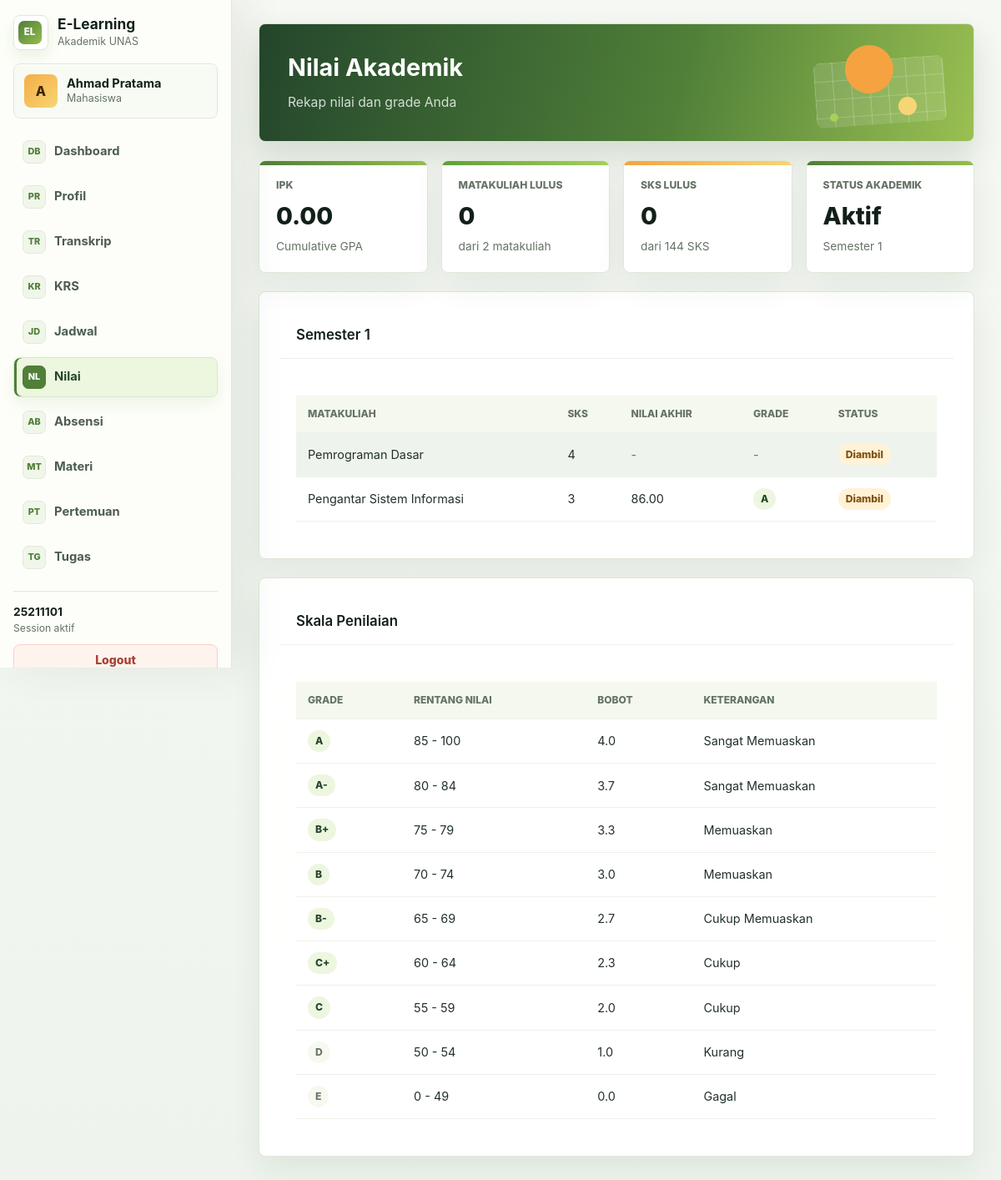
/src/mahasiswa/nilai.php (signed in), run on the app's committed database.
### tables this page shows
CREATE TABLE IF NOT EXISTS mahasiswa (
  id INT PRIMARY KEY AUTO_INCREMENT,
  user_id INT NOT NULL UNIQUE,
  nim VARCHAR(20) UNIQUE,
  jurusan_id INT NOT NULL,
  tahun_angkatan INT NOT NULL,
  semester_saat_ini INT DEFAULT 1,
  total_sks_diambil INT DEFAULT 0,
  total_sks_lulus INT DEFAULT 0,
  ipk DECIMAL(3,2) DEFAULT 0.00,
  status_akademik ENUM('aktif', 'cuti', 'lulus', 'drop') DEFAULT 'aktif',
  created_at TIMESTAMP DEFAULT CURRENT_TIMESTAMP,
  updated_at TIMESTAMP DEFAULT CURRENT_TIMESTAMP ON UPDATE CURRENT_TIMESTAMP,
  FOREIGN KEY (user_id) REFERENCES users(id) ON DELETE CASCADE,
  FOREIGN KEY (jurusan_id) REFERENCES jurusan(id),
  INDEX idx_jurusan (jurusan_id),
  INDEX idx_tahun_angkatan (tahun_angkatan)
);

CREATE TABLE IF NOT EXISTS users (
  id INT PRIMARY KEY AUTO_INCREMENT,
  username VARCHAR(8) UNIQUE NOT NULL,
  password VARCHAR(255) NOT NULL,
  nama_lengkap VARCHAR(100) NOT NULL,
  nama_depan VARCHAR(50) NOT NULL,
  email VARCHAR(100),
  role ENUM('mahasiswa', 'dosen', 'admin') NOT NULL,
  status ENUM('aktif', 'nonaktif') DEFAULT 'aktif',
  last_login TIMESTAMP NULL,
  created_at TIMESTAMP DEFAULT CURRENT_TIMESTAMP,
  updated_at TIMESTAMP DEFAULT CURRENT_TIMESTAMP ON UPDATE CURRENT_TIMESTAMP,
  INDEX idx_username (username),
  INDEX idx_role (role)
);

CREATE TABLE IF NOT EXISTS krs (
  id INT PRIMARY KEY AUTO_INCREMENT,
  mahasiswa_id INT NOT NULL,
  matakuliah_id INT NOT NULL,
  kelas_id INT NOT NULL,
  semester INT NOT NULL,
  tahun_akademik VARCHAR(9) NOT NULL,
  status_krs ENUM('diambil', 'lulus', 'gagal', 'batal') DEFAULT 'diambil',
  nilai_akhir DECIMAL(5,2),
  grade VARCHAR(2),
  created_at TIMESTAMP DEFAULT CURRENT_TIMESTAMP,
  updated_at TIMESTAMP DEFAULT CURRENT_TIMESTAMP ON UPDATE CURRENT_TIMESTAMP,
  FOREIGN KEY (mahasiswa_id) REFERENCES mahasiswa(id) ON DELETE CASCADE,
  FOREIGN KEY (matakuliah_id) REFERENCES matakuliah(id),
  FOREIGN KEY (kelas_id) REFERENCES kelas(id),
  UNIQUE KEY unique_krs (mahasiswa_id, matakuliah_id, tahun_akademik),
  INDEX idx_mahasiswa (mahasiswa_id),
  INDEX idx_matakuliah (matakuliah_id),
  INDEX idx_tahun_akademik (tahun_akademik)
);

CREATE TABLE IF NOT EXISTS matakuliah (
  id INT PRIMARY KEY AUTO_INCREMENT,
  kode_matkul VARCHAR(10) UNIQUE NOT NULL,
  nama_matkul VARCHAR(100) NOT NULL,
  sks INT NOT NULL,
  semester INT NOT NULL,
  jurusan_id INT NOT NULL,
  deskripsi TEXT,
  created_at TIMESTAMP DEFAULT CURRENT_TIMESTAMP,
  updated_at TIMESTAMP DEFAULT CURRENT_TIMESTAMP ON UPDATE CURRENT_TIMESTAMP,
  FOREIGN KEY (jurusan_id) REFERENCES jurusan(id),
  INDEX idx_semester (semester),
  INDEX idx_jurusan (jurusan_id)
);

### src/auth/check_auth.php (called while the page is built, shortened)
<?php
function isLoggedIn() {
  return isset($_SESSION['user_id']) && !empty($_SESSION['user_id']);
}
function getCurrentUser() {
  return [
    'id' => $_SESSION['user_id'],
    'username' => $_SESSION['username'],
    'nama_lengkap' => $_SESSION['nama_lengkap'],
    'role' => $_SESSION['role'],
    'email' => $_SESSION['email'] ?? null
  ];
}
?>

### src/helpers/db.php (called while the page is built, shortened)
<?php
function executeQuery($conn, $sql, $params = [], $types = '') {
  try {
    $stmt = $conn->prepare($sql);
    if (!empty($params)) {
      $stmt->bind_param($types, ...$params);
    }
    if (!$stmt->execute()) {
      throw new Exception("Execute failed: " . $stmt->error);
    }
    return $stmt;
  } catch (Exception $e) {
    error_log("Database error: " . $e->getMessage());
    return false;
  }
}
function fetchRow($conn, $sql, $params = [], $types = '') {
  $stmt = executeQuery($conn, $sql, $params, $types);
  $result = $stmt->get_result();
  $row = $result->fetch_assoc();
  return $row;
}
function fetchAll($conn, $sql, $params = [], $types = '') {
  $stmt = executeQuery($conn, $sql, $params, $types);
  $result = $stmt->get_result();
  $rows = [];
  while ($row = $result->fetch_assoc()) {
    $rows[] = $row;
  }
  return $rows;
}
function getMahasiswaByUserId($conn, $userId) {
  return fetchRow($conn, "
    SELECT m.*, j.nama_jurusan, u.nama_lengkap, u.email
    FROM mahasiswa m
    JOIN jurusan j ON m.jurusan_id = j.id
    JOIN users u ON m.user_id = u.id
    WHERE m.user_id = ?
  ", [$userId], 'i');
}

### src/mahasiswa/nilai.php (the view, shortened to what this page needs)
<?php
require_once __DIR__ . '/../../config/database.php';
require_once __DIR__ . '/../helpers/db.php';
require_once __DIR__ . '/../auth/check_auth.php';
$user = getCurrentUser();
$mahasiswa = getMahasiswaByUserId($conn, $user['id']);
$allKrs = fetchAll($conn, "
  SELECT k.*, m.nama_matkul, m.sks, m.semester
  FROM krs k
  JOIN matakuliah m ON k.matakuliah_id = m.id
  WHERE k.mahasiswa_id = ?
  ORDER BY m.semester, m.nama_matkul
", [$mahasiswa['id']], 'i');
$totalSks = 0;
$totalGradePoints = 0;
$gpa = $totalSks > 0 ? round($totalGradePoints / $totalSks, 2) : 0;
$nilaiPerSemester = [];
foreach ($allKrs as $krs) {
  $semester = $krs['semester'];
  if (!isset($nilaiPerSemester[$semester])) {
    $nilaiPerSemester[$semester] = [];
  }
  $nilaiPerSemester[$semester][] = $krs;
}
?>
<!DOCTYPE html>
<html lang="id">
<head>
  <link rel="stylesheet" href="/elearning_unas/public/css/style.css?v=20260702-fix3">
  <link rel="stylesheet" href="/elearning_unas/public/css/app.css?v=20260702-fix3">
</head>
<body>
  <?php include __DIR__ . '/../components/sidebar.php'; ?>
  <main>
    <div class="page-header">
      <h1 class="page-title">Nilai Akademik</h1>
      <p class="page-subtitle">Rekap nilai dan grade Anda</p>
    </div>
    <div class="dashboard-grid">
      <div class="stat-card">
        <div class="stat-label">IPK</div>
        <div class="stat-value"><?php echo number_format($gpa, 2); ?></div>
        <div class="stat-change">Cumulative GPA</div>
      </div>
      <div class="stat-card success">
        <div class="stat-label">Matakuliah Lulus</div>
        <div class="stat-value">
          <?php echo count(array_filter($allKrs, function($k) { return $k['status_krs'] === 'lulus'; })); ?>
        </div>
        <div class="stat-change">dari <?php echo count($allKrs); ?> matakuliah</div>
      </div>
      <div class="stat-card warning">
        <div class="stat-label">SKS Lulus</div>
        <div class="stat-value"><?php echo $totalSks; ?></div>
        <div class="stat-change">dari 144 SKS</div>
      </div>
      <div class="stat-card">
        <div class="stat-label">Status Akademik</div>
        <div class="stat-value"><?php echo ucfirst($mahasiswa['status_akademik']); ?></div>
        <div class="stat-change">Semester <?php echo $mahasiswa['semester_saat_ini']; ?></div>
      </div>
    </div>
    <?php if (empty($nilaiPerSemester)): ?>
      <div class="card" style="margin-top: 2rem;">
        <div class="card-body">
          <p class="text-muted">Belum ada nilai. Silakan daftar KRS terlebih dahulu.</p>
        </div>
      </div>
    <?php else: ?>
      <?php foreach ($nilaiPerSemester as $semester => $krs): ?>
        <div class="card" style="margin-top: 2rem;">
          <div class="card-header">
            <h2 class="card-title">Semester <?php echo $semester; ?></h2>
          </div>
          <div class="card-body">
            <table class="table table-striped">
              <thead>
                <tr>
                  <th>Matakuliah</th>
                  <th>SKS</th>
                  <th>Nilai Akhir</th>
                  <th>Grade</th>
                  <th>Status</th>
                </tr>
              </thead>
              <tbody>
                <?php foreach ($krs as $k): ?>
                  <tr>
                    <td><?php echo htmlspecialchars($k['nama_matkul']); ?></td>
                    <td><?php echo $k['sks']; ?></td>
                    <td>
                      <?php if ($k['nilai_akhir']): ?>
                        <?php echo number_format($k['nilai_akhir'], 2); ?>
                      <?php else: ?>
                        <span class="text-muted">-</span>
                      <?php endif; ?>
                    </td>
                    <td>
                      <?php if ($k['grade']): ?>
                        <span class="badge badge-primary"><?php echo $k['grade']; ?></span>
                      <?php else: ?>
                        <span class="text-muted">-</span>
                      <?php endif; ?>
                    </td>
                    <td>
                      <?php if ($k['status_krs'] === 'lulus'): ?>
                        <span class="badge badge-success">Lulus</span>
                      <?php elseif ($k['status_krs'] === 'gagal'): ?>
                        <span class="badge badge-danger">Gagal</span>
                      <?php elseif ($k['status_krs'] === 'diambil'): ?>
                        <span class="badge badge-warning">Diambil</span>
                      <?php else: ?>
                        <span class="badge"><?php echo ucfirst($k['status_krs']); ?></span>
                      <?php endif; ?>
                    </td>
                  </tr>
                <?php endforeach; ?>
              </tbody>
            </table>
          </div>
        </div>
      <?php endforeach; ?>
    <?php endif; ?>
    <div class="card" style="margin-top: 2rem;">
      <div class="card-header">
        <h2 class="card-title">Skala Penilaian</h2>
      </div>
      <div class="card-body">
        <table class="table">
          <thead>
            <tr>
              <th>Grade</th>
              <th>Rentang Nilai</th>
              <th>Bobot</th>
              <th>Keterangan</th>
            </tr>
          </thead>
          <tbody>
            <tr>
              <td><span class="badge badge-primary">A</span></td>
              <td>85 - 100</td>
              <td>4.0</td>
              <td>Sangat Memuaskan</td>
            </tr>
            <tr>
              <td><span class="badge badge-primary">A-</span></td>
              <td>80 - 84</td>
              <td>3.7</td>
              <td>Sangat Memuaskan</td>
            </tr>
            <tr>
              <td><span class="badge badge-primary">B+</span></td>
              <td>75 - 79</td>
              <td>3.3</td>
              <td>Memuaskan</td>
            </tr>
            <tr>
              <td><span class="badge badge-primary">B</span></td>
              <td>70 - 74</td>
              <td>3.0</td>
              <td>Memuaskan</td>
            </tr>
            <tr>
              <td><span class="badge badge-primary">B-</span></td>
              <td>65 - 69</td>
              <td>2.7</td>
              <td>Cukup Memuaskan</td>
            </tr>
            <tr>
              <td><span class="badge badge-primary">C+</span></td>
              <td>60 - 64</td>
              <td>2.3</td>
              <td>Cukup</td>
            </tr>
            <tr>
              <td><span class="badge badge-primary">C</span></td>
              <td>55 - 59</td>
              <td>2.0</td>
              <td>Cukup</td>
            </tr>
            <tr>
              <td><span class="badge badge-danger">D</span></td>
              <td>50 - 54</td>
              <td>1.0</td>
              <td>Kurang</td>
            </tr>
            <tr>
              <td><span class="badge badge-danger">E</span></td>
              <td>0 - 49</td>
              <td>0.0</td>
              <td>Gagal</td>
            </tr>
          </tbody>
        </table>
      </div>
    </div>
  </main>
</body>
</html>

### src/components/sidebar.php (shortened to what this page needs)
<?php
require_once __DIR__ . '/../auth/check_auth.php';
$current_page = basename($_SERVER['PHP_SELF']);
$user = getCurrentUser();
$roleMenus = $menus[$user['role']] ?? [];
$roleDisplay = [
  'mahasiswa' => 'Mahasiswa',
  'dosen' => 'Dosen',
  'admin' => 'Administrator'
][$user['role']] ?? 'User';
$initials = strtoupper(substr($user['nama_lengkap'] ?? 'U', 0, 1));
?>
<aside class="sidebar">
  <div class="sidebar-header">
    <div class="sidebar-brand">
      <div class="brand-mark">EL</div>
      <div>
        <h3>E-Learning</h3>
        <span>Akademik UNAS</span>
      </div>
    </div>
  </div>
  <div class="sidebar-user">
    <div class="user-avatar"><?php echo htmlspecialchars($initials); ?></div>
    <div class="user-meta">
      <strong><?php echo htmlspecialchars($user['nama_lengkap']); ?></strong>
      <span><?php echo htmlspecialchars($roleDisplay); ?></span>
    </div>
  </div>
  <nav class="sidebar-nav">
    <?php foreach ($roleMenus as $item): ?>
      <a href="<?php echo htmlspecialchars($item['href']); ?>" class="nav-item <?php echo $current_page === $item['file'] ? 'active' : ''; ?>">
        <span class="nav-icon"><?php echo htmlspecialchars($item['icon']); ?></span>
        <?php echo htmlspecialchars($item['label']); ?>
      </a>
    <?php endforeach; ?>
  </nav>
  <div class="sidebar-footer">
    <div class="sidebar-footnote">
      <strong><?php echo htmlspecialchars($user['username']); ?></strong>
      <span>Session aktif</span>
    </div>
    <a href="/elearning_unas/src/auth/logout.php" class="btn btn-danger btn-block">Logout</a>
  </div>
</aside>

### data on the page
mahasiswa: user.nama_lengkap "A", user.nama_lengkap "Ahmad Pratama", status_akademik "Aktif", semester_saat_ini "1"
krs: matakuliah.semester "1", matakuliah.nama_matkul "Pengantar Sistem Informasi", matakuliah.sks "3", nilai_akhir "86.00", grade "A", status_krs "Diambil"
krs: matakuliah.nama_matkul "Pemrograman Dasar", matakuliah.sks "4", status_krs "Diambil"

### other printed values
$roleDisplay "Mahasiswa"
$item['icon'] "DB"
$item['label'] "Dashboard"
$item['icon'] "PR"
$item['label'] "Profil"
$item['icon'] "TR"
$item['label'] "Transkrip"
$item['icon'] "KR"
$item['label'] "KRS"
$item['icon'] "JD"
$item['label'] "Jadwal"
$item['icon'] "NL"
$item['label'] "Nilai"
$item['icon'] "AB"
$item['label'] "Absensi"
